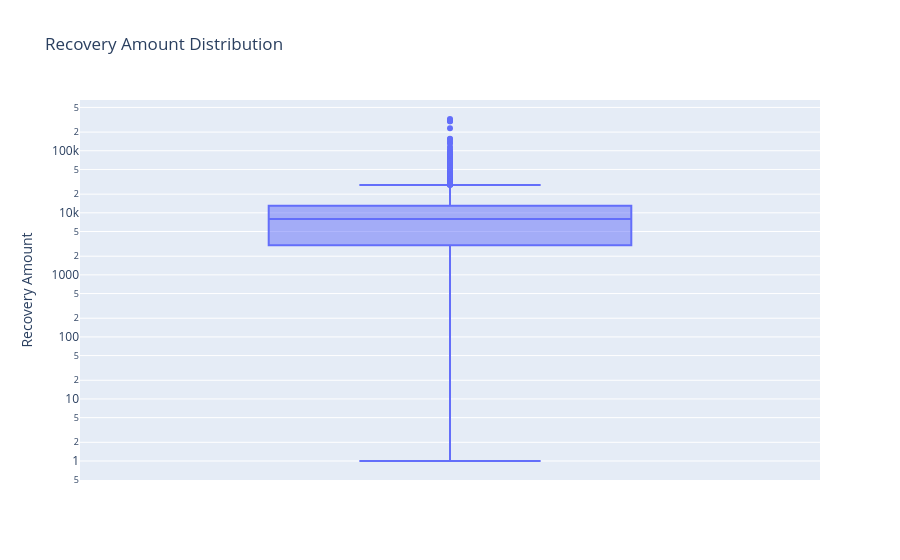

Source (notebook cell):
### Markdown cell above
## Outliers

### Code cell
import plotly.express as px

fig = px.box(
    df,
    y="Recovery Amount",
    title="Recovery Amount Distribution",
    log_y=True
)

fig.show()

### Figure 1 — Plotly figure (JSON) as saved in the notebook; plotly's stock layout.template omitted (floating-point values rounded to 4 significant figures; data arrays with more than 128 entries replaced by an {"elided": "..."} marker saying what was removed)
{"data": [{"alignmentgroup": "True", "hovertemplate": "Recovery Amount=%{y}<extra></extra>", "legendgroup": "", "marker": {"color": "#636efa"}, "name": "", "notched": false, "offsetgroup": "", "orientation": "v", "showlegend": false, "type": "box", "x0": " ", "xaxis": "x", "y": {"elided": "3267 float values"}, "y0": " ", "yaxis": "y"}], "layout": {"boxmode": "group", "legend": {"tracegroupgap": 0}, "title": {"text": "Recovery Amount Distribution"}, "xaxis": {"anchor": "y", "domain": [0, 1]}, "yaxis": {"anchor": "x", "domain": [0, 1], "title": {"text": "Recovery Amount"}, "type": "log"}}}
